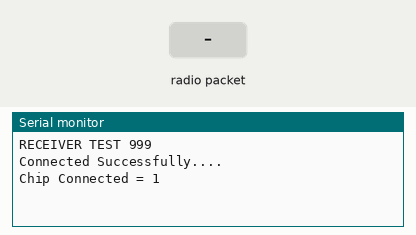
This sketch was run on a simulated Arduino Uno, built with avr-gcc and run on an emulated ATmega328P. Parts: the last lines printed to the serial monitor. Inputs (shaded band) come from the test bench. No radio packets arrive unless stated.

Above: at 1.2 s.
1.3 s: radio packet "1" arrives
At 2.5 s:
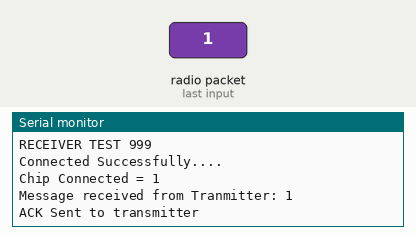
2.8 s: radio packet "0" arrives
At 3.7 s:
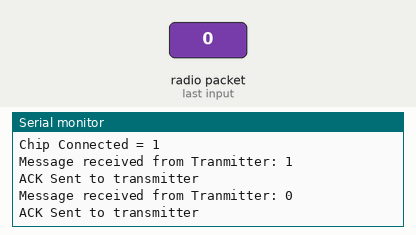
4.3 s: radio packet "2" arrives
At 4.8 s:
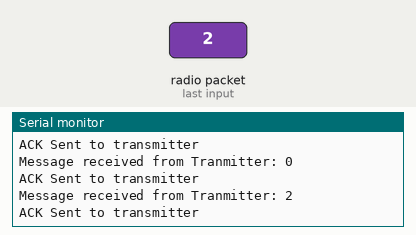

Measured:
- after the input at 1.3 s, the serial monitor: prints a new line at once (image 1)
- after the input at 2.8 s, the serial monitor: prints a new line at once (image 2)
- after the input at 4.3 s, the serial monitor: prints a new line at once (image 3)

The sketch:

receiver_ack.ino
```cpp
#include<SPI.h>
#include<nRF24L01.h>
#include<RF24.h>

// CE and CSN Pin activate
RF24 radio(4,5);

//Receiver address
const byte address[] = "00001";

//Message to be received
char message[20] = "";

//ACK to be Sent to TRANSMITTER
char ack[50] = "Hello Transmitter Data received.";

void setup() {
Serial.begin(115200);

Serial.println("RECEIVER TEST 999");

//SPI.begin(18,19,23,5);


if(!radio.begin()){
  Serial.println("Hardware error or failed to connect...");
  while(1);
}


Serial.println("Connected Successfully....");

//Power Amplifier set
radio.setPALevel(RF24_PA_LOW);


//Set Channel
radio.setChannel(100);

//Enable Auto Acknowledge Payload
radio.enableAckPayload();

//Enable Dyanmic Payload
radio.enableDynamicPayloads();

//Preparation of ACK
radio.writeAckPayload(0,&ack,sizeof(ack));

//Address Pipe
radio.openReadingPipe(0,address);

//Transmitter mode set
radio.startListening();

Serial.print("Chip Connected = ");
Serial.println(radio.isChipConnected());

radio.printDetails();


}

void loop() {

// Serial.print("From transmiter: ");
// Serial.println(radio.available());

if(radio.available()){

  radio.read(message,sizeof(message));
  Serial.print("Message received from Tranmitter: ");
  Serial.println(message);

  //Loading the ACK for next time
  radio.writeAckPayload(0,&ack,sizeof(ack));
  Serial.println("ACK Sent to transmitter");
}

}
```
